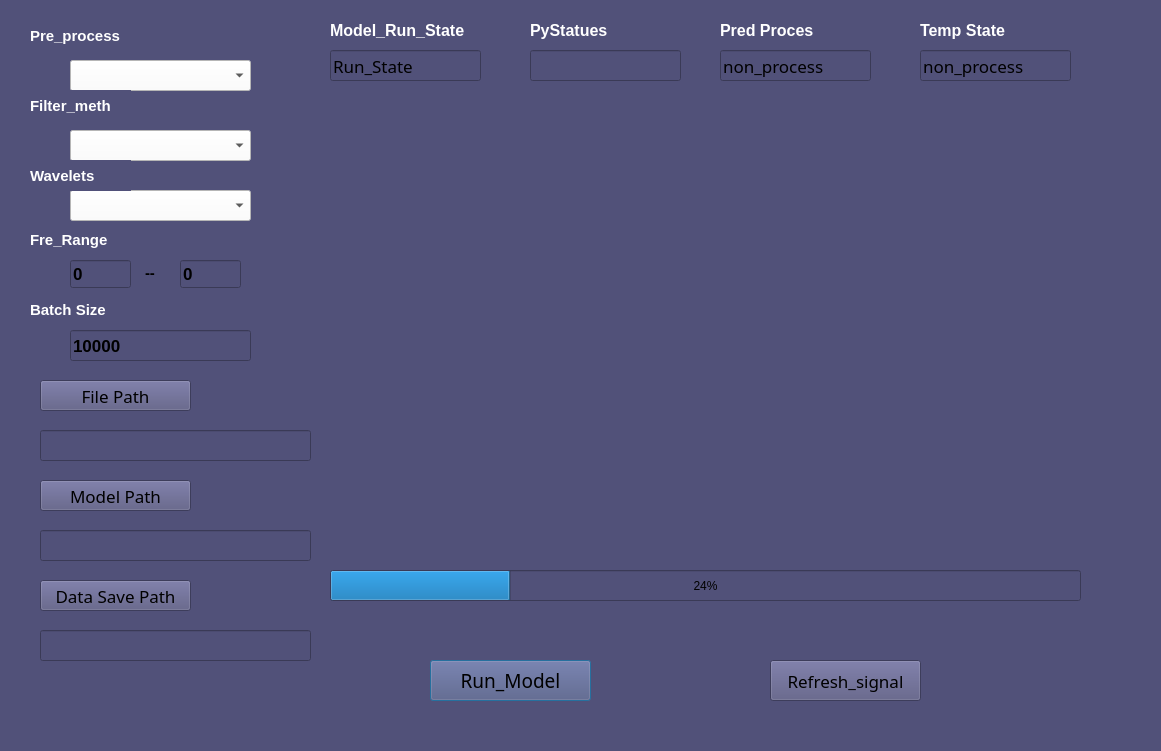
<?xml version="1.0" encoding="UTF-8"?>
<ui version="4.0">
 <class>Dialog</class>
 <widget class="QDialog" name="Dialog">
  <property name="geometry">
   <rect>
    <x>0</x>
    <y>0</y>
    <width>1161</width>
    <height>751</height>
   </rect>
  </property>
  <property name="windowTitle">
   <string>Dialog</string>
  </property>
  <property name="styleSheet">
   <string notr="true">background-color: rgb(81, 81, 121);</string>
  </property>
  <widget class="QPushButton" name="pushButton">
   <property name="geometry">
    <rect>
     <x>430</x>
     <y>660</y>
     <width>161</width>
     <height>41</height>
    </rect>
   </property>
   <property name="font">
    <font>
     <family>微软雅黑</family>
     <pointsize>14</pointsize>
     <weight>50</weight>
     <bold>false</bold>
    </font>
   </property>
   <property name="styleSheet">
    <string notr="true">background-color: rgb(85, 85, 127);</string>
   </property>
   <property name="text">
    <string>Run_Model</string>
   </property>
  </widget>
  <widget class="QLabel" name="label">
   <property name="geometry">
    <rect>
     <x>330</x>
     <y>20</y>
     <width>141</width>
     <height>21</height>
    </rect>
   </property>
   <property name="font">
    <font>
     <pointsize>12</pointsize>
     <weight>75</weight>
     <bold>true</bold>
    </font>
   </property>
   <property name="styleSheet">
    <string notr="true">color: rgb(255, 255, 255);</string>
   </property>
   <property name="text">
    <string>Model_Run_State</string>
   </property>
  </widget>
  <widget class="QLabel" name="label_2">
   <property name="geometry">
    <rect>
     <x>530</x>
     <y>20</y>
     <width>81</width>
     <height>21</height>
    </rect>
   </property>
   <property name="font">
    <font>
     <pointsize>12</pointsize>
     <weight>75</weight>
     <bold>true</bold>
    </font>
   </property>
   <property name="styleSheet">
    <string notr="true">color: rgb(255, 255, 255);</string>
   </property>
   <property name="text">
    <string>PyStatues</string>
   </property>
  </widget>
  <widget class="QLineEdit" name="lineEdit">
   <property name="geometry">
    <rect>
     <x>330</x>
     <y>50</y>
     <width>151</width>
     <height>31</height>
    </rect>
   </property>
   <property name="font">
    <font>
     <family>黑体</family>
     <pointsize>13</pointsize>
    </font>
   </property>
   <property name="text">
    <string>Run_State</string>
   </property>
  </widget>
  <widget class="QLineEdit" name="lineEdit_2">
   <property name="geometry">
    <rect>
     <x>530</x>
     <y>50</y>
     <width>151</width>
     <height>31</height>
    </rect>
   </property>
   <property name="font">
    <font>
     <family>黑体</family>
     <pointsize>13</pointsize>
    </font>
   </property>
  </widget>
  <widget class="QComboBox" name="comboBox">
   <property name="geometry">
    <rect>
     <x>70</x>
     <y>60</y>
     <width>181</width>
     <height>31</height>
    </rect>
   </property>
   <property name="font">
    <font>
     <pointsize>12</pointsize>
     <weight>75</weight>
     <bold>true</bold>
    </font>
   </property>
   <property name="styleSheet">
    <string notr="true">background-color: rgb(255, 255, 255);</string>
   </property>
  </widget>
  <widget class="QPushButton" name="pushButton_2">
   <property name="geometry">
    <rect>
     <x>770</x>
     <y>660</y>
     <width>151</width>
     <height>41</height>
    </rect>
   </property>
   <property name="font">
    <font>
     <family>微软雅黑</family>
     <pointsize>13</pointsize>
     <weight>50</weight>
     <bold>false</bold>
    </font>
   </property>
   <property name="styleSheet">
    <string notr="true">background-color: rgb(85, 85, 127);</string>
   </property>
   <property name="text">
    <string>Refresh_signal</string>
   </property>
  </widget>
  <widget class="QComboBox" name="comboBox_2">
   <property name="geometry">
    <rect>
     <x>70</x>
     <y>130</y>
     <width>181</width>
     <height>31</height>
    </rect>
   </property>
   <property name="font">
    <font>
     <pointsize>12</pointsize>
     <weight>75</weight>
     <bold>true</bold>
    </font>
   </property>
   <property name="styleSheet">
    <string notr="true">background-color: rgb(255, 255, 255);</string>
   </property>
  </widget>
  <widget class="QLineEdit" name="lineEdit_3">
   <property name="geometry">
    <rect>
     <x>70</x>
     <y>330</y>
     <width>181</width>
     <height>31</height>
    </rect>
   </property>
   <property name="font">
    <font>
     <pointsize>13</pointsize>
     <weight>75</weight>
     <bold>true</bold>
    </font>
   </property>
   <property name="text">
    <string>10000</string>
   </property>
  </widget>
  <widget class="QLabel" name="label_3">
   <property name="geometry">
    <rect>
     <x>30</x>
     <y>300</y>
     <width>101</width>
     <height>20</height>
    </rect>
   </property>
   <property name="font">
    <font>
     <pointsize>11</pointsize>
     <weight>75</weight>
     <bold>true</bold>
    </font>
   </property>
   <property name="styleSheet">
    <string notr="true">color: rgb(255, 255, 255);</string>
   </property>
   <property name="text">
    <string>Batch Size</string>
   </property>
  </widget>
  <widget class="QComboBox" name="comboBox_3">
   <property name="geometry">
    <rect>
     <x>70</x>
     <y>190</y>
     <width>181</width>
     <height>31</height>
    </rect>
   </property>
   <property name="font">
    <font>
     <pointsize>12</pointsize>
     <weight>75</weight>
     <bold>true</bold>
    </font>
   </property>
   <property name="styleSheet">
    <string notr="true">background-color: rgb(255, 255, 255);</string>
   </property>
  </widget>
  <widget class="QLineEdit" name="lineEdit_4">
   <property name="geometry">
    <rect>
     <x>70</x>
     <y>260</y>
     <width>61</width>
     <height>28</height>
    </rect>
   </property>
   <property name="font">
    <font>
     <pointsize>13</pointsize>
     <weight>75</weight>
     <bold>true</bold>
    </font>
   </property>
   <property name="text">
    <string>0</string>
   </property>
  </widget>
  <widget class="QLineEdit" name="lineEdit_5">
   <property name="geometry">
    <rect>
     <x>180</x>
     <y>260</y>
     <width>61</width>
     <height>28</height>
    </rect>
   </property>
   <property name="font">
    <font>
     <pointsize>13</pointsize>
     <weight>75</weight>
     <bold>true</bold>
    </font>
   </property>
   <property name="text">
    <string>0</string>
   </property>
  </widget>
  <widget class="QLabel" name="label_4">
   <property name="geometry">
    <rect>
     <x>145</x>
     <y>265</y>
     <width>21</width>
     <height>16</height>
    </rect>
   </property>
   <property name="font">
    <font>
     <pointsize>11</pointsize>
     <weight>75</weight>
     <bold>true</bold>
    </font>
   </property>
   <property name="text">
    <string>--</string>
   </property>
  </widget>
  <widget class="QLabel" name="label_5">
   <property name="geometry">
    <rect>
     <x>30</x>
     <y>230</y>
     <width>81</width>
     <height>20</height>
    </rect>
   </property>
   <property name="font">
    <font>
     <pointsize>11</pointsize>
     <weight>75</weight>
     <bold>true</bold>
    </font>
   </property>
   <property name="styleSheet">
    <string notr="true">color: rgb(255, 255, 255);</string>
   </property>
   <property name="text">
    <string>Fre_Range</string>
   </property>
  </widget>
  <widget class="QPushButton" name="pushButton_3">
   <property name="geometry">
    <rect>
     <x>40</x>
     <y>380</y>
     <width>151</width>
     <height>31</height>
    </rect>
   </property>
   <property name="font">
    <font>
     <family>黑体</family>
     <pointsize>13</pointsize>
     <weight>50</weight>
     <bold>false</bold>
    </font>
   </property>
   <property name="styleSheet">
    <string notr="true">background-color: rgb(85, 85, 127);</string>
   </property>
   <property name="text">
    <string>File Path</string>
   </property>
  </widget>
  <widget class="QLineEdit" name="lineEdit_6">
   <property name="geometry">
    <rect>
     <x>40</x>
     <y>430</y>
     <width>271</width>
     <height>31</height>
    </rect>
   </property>
   <property name="font">
    <font>
     <pointsize>11</pointsize>
    </font>
   </property>
  </widget>
  <widget class="QPushButton" name="pushButton_4">
   <property name="geometry">
    <rect>
     <x>40</x>
     <y>480</y>
     <width>151</width>
     <height>31</height>
    </rect>
   </property>
   <property name="font">
    <font>
     <family>黑体</family>
     <pointsize>13</pointsize>
     <weight>50</weight>
     <bold>false</bold>
    </font>
   </property>
   <property name="styleSheet">
    <string notr="true">background-color: rgb(85, 85, 127);</string>
   </property>
   <property name="text">
    <string>Model Path</string>
   </property>
  </widget>
  <widget class="QLineEdit" name="lineEdit_7">
   <property name="geometry">
    <rect>
     <x>40</x>
     <y>530</y>
     <width>271</width>
     <height>31</height>
    </rect>
   </property>
   <property name="font">
    <font>
     <pointsize>11</pointsize>
    </font>
   </property>
  </widget>
  <widget class="QLabel" name="label_6">
   <property name="geometry">
    <rect>
     <x>30</x>
     <y>20</y>
     <width>101</width>
     <height>31</height>
    </rect>
   </property>
   <property name="font">
    <font>
     <pointsize>11</pointsize>
     <weight>75</weight>
     <bold>true</bold>
    </font>
   </property>
   <property name="styleSheet">
    <string notr="true">color: rgb(255, 255, 255);</string>
   </property>
   <property name="text">
    <string>Pre_process</string>
   </property>
  </widget>
  <widget class="QLabel" name="label_7">
   <property name="geometry">
    <rect>
     <x>30</x>
     <y>90</y>
     <width>101</width>
     <height>31</height>
    </rect>
   </property>
   <property name="font">
    <font>
     <pointsize>11</pointsize>
     <weight>75</weight>
     <bold>true</bold>
    </font>
   </property>
   <property name="styleSheet">
    <string notr="true">color: rgb(255, 255, 255);</string>
   </property>
   <property name="text">
    <string>Filter_meth</string>
   </property>
  </widget>
  <widget class="QLabel" name="label_8">
   <property name="geometry">
    <rect>
     <x>30</x>
     <y>160</y>
     <width>101</width>
     <height>31</height>
    </rect>
   </property>
   <property name="font">
    <font>
     <pointsize>11</pointsize>
     <weight>75</weight>
     <bold>true</bold>
    </font>
   </property>
   <property name="styleSheet">
    <string notr="true">color: rgb(255, 255, 255);</string>
   </property>
   <property name="text">
    <string>Wavelets</string>
   </property>
  </widget>
  <widget class="QLabel" name="label_9">
   <property name="geometry">
    <rect>
     <x>720</x>
     <y>20</y>
     <width>101</width>
     <height>20</height>
    </rect>
   </property>
   <property name="font">
    <font>
     <pointsize>12</pointsize>
     <weight>75</weight>
     <bold>true</bold>
    </font>
   </property>
   <property name="styleSheet">
    <string notr="true">color: rgb(255, 255, 255);</string>
   </property>
   <property name="text">
    <string>Pred Proces</string>
   </property>
  </widget>
  <widget class="QLineEdit" name="lineEdit_8">
   <property name="geometry">
    <rect>
     <x>720</x>
     <y>50</y>
     <width>151</width>
     <height>31</height>
    </rect>
   </property>
   <property name="font">
    <font>
     <family>黑体</family>
     <pointsize>13</pointsize>
    </font>
   </property>
   <property name="text">
    <string>non_process</string>
   </property>
  </widget>
  <widget class="QProgressBar" name="progressBar">
   <property name="geometry">
    <rect>
     <x>330</x>
     <y>570</y>
     <width>751</width>
     <height>31</height>
    </rect>
   </property>
   <property name="value">
    <number>24</number>
   </property>
  </widget>
  <widget class="QWidget" name="verticalLayoutWidget">
   <property name="geometry">
    <rect>
     <x>329</x>
     <y>109</y>
     <width>761</width>
     <height>431</height>
    </rect>
   </property>
   <layout class="QVBoxLayout" name="verticalLayout"/>
  </widget>
  <widget class="QLineEdit" name="lineEdit_9">
   <property name="geometry">
    <rect>
     <x>40</x>
     <y>630</y>
     <width>271</width>
     <height>31</height>
    </rect>
   </property>
   <property name="font">
    <font>
     <pointsize>11</pointsize>
    </font>
   </property>
  </widget>
  <widget class="QPushButton" name="pushButton_5">
   <property name="geometry">
    <rect>
     <x>40</x>
     <y>580</y>
     <width>151</width>
     <height>31</height>
    </rect>
   </property>
   <property name="font">
    <font>
     <family>黑体</family>
     <pointsize>13</pointsize>
     <weight>50</weight>
     <bold>false</bold>
    </font>
   </property>
   <property name="styleSheet">
    <string notr="true">background-color: rgb(85, 85, 127);</string>
   </property>
   <property name="text">
    <string>Data Save Path</string>
   </property>
  </widget>
  <widget class="QLabel" name="label_10">
   <property name="geometry">
    <rect>
     <x>920</x>
     <y>20</y>
     <width>101</width>
     <height>20</height>
    </rect>
   </property>
   <property name="font">
    <font>
     <pointsize>12</pointsize>
     <weight>75</weight>
     <bold>true</bold>
    </font>
   </property>
   <property name="styleSheet">
    <string notr="true">color: rgb(255, 255, 255);</string>
   </property>
   <property name="text">
    <string>Temp State</string>
   </property>
  </widget>
  <widget class="QLineEdit" name="lineEdit_10">
   <property name="geometry">
    <rect>
     <x>920</x>
     <y>50</y>
     <width>151</width>
     <height>31</height>
    </rect>
   </property>
   <property name="font">
    <font>
     <family>黑体</family>
     <pointsize>13</pointsize>
    </font>
   </property>
   <property name="text">
    <string>non_process</string>
   </property>
  </widget>
 </widget>
 <layoutdefault spacing="6" margin="11"/>
 <resources/>
 <connections/>
</ui>
